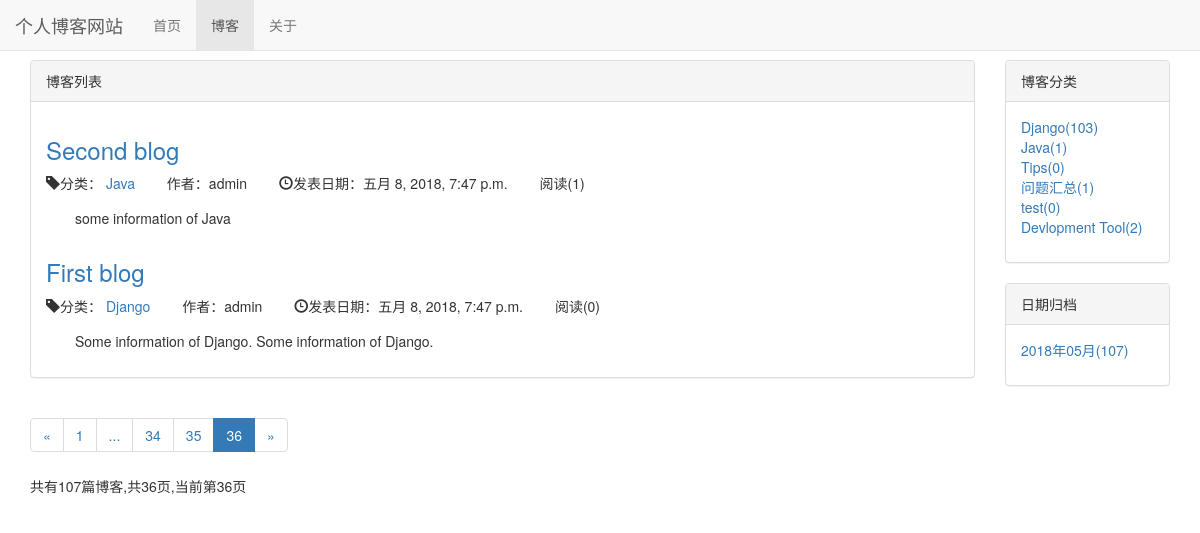
Page /blog/?page=36 on the earlier database version.
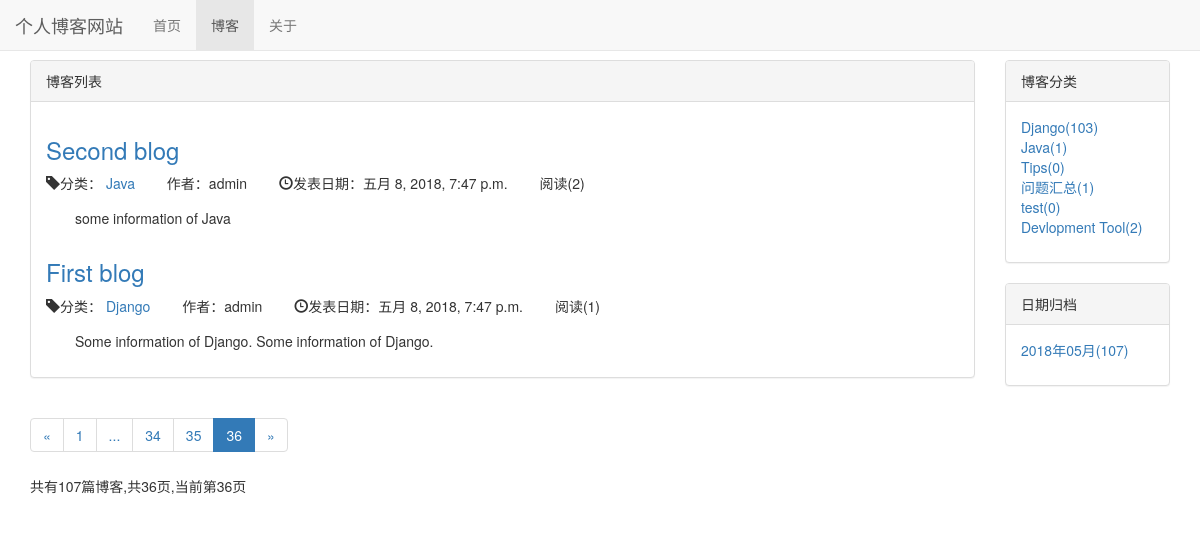
Same page on the later database version.
### blog/models.py (models this page shows, shortened)
class Blog(models.Model, ReadNumExpandMethod):
    title = models.CharField(max_length=30)
    blog_type = models.ForeignKey(BlogType, on_delete=models.DO_NOTHING)
    content = RichTextUploadingField()   # 富文本
    author = models.ForeignKey(User, on_delete=models.DO_NOTHING)
    read_details = GenericRelation(ReadDetail)  #反向关联对像 ReadDetail
    created_time = models.DateTimeField(auto_now_add=True)
    last_time = models.DateTimeField(auto_now=True)
    class Meta:
        ordering = ['-created_time']

class BlogType(models.Model):
    type_name = models.CharField(max_length=15)
    author = models.ForeignKey(User, on_delete=models.DO_NOTHING)
    created_time = models.DateTimeField(auto_now_add=True)
    last_time = models.DateTimeField(auto_now=True)
    def __str__(self):
        return self.type_name

### read_statistics/models.py (models this page shows)
class ReadNum(models.Model):
    read_num = models.IntegerField(default=0)
    content_type = models.ForeignKey(ContentType, on_delete=models.DO_NOTHING)
    object_id = models.PositiveIntegerField()
    content_object = GenericForeignKey('content_type', 'object_id')

### blog/views.py (the view)
# urls.py: path('', views.blog_list, name='blog_list'),
def blog_list(request):
    blogs_all_list = Blog.objects.all()
    context = get_blog_list_common_data(request, blogs_all_list)
    return render(request,'blog/blog_list.html', context)

### read_statistics/models.py (called while the page is built)
    def get_blog_read_num(self):
        try:
            content_type = ContentType.objects.get_for_model(self)
            readnum = ReadNum.objects.get(content_type=content_type, object_id=self.pk)
            return readnum.read_num
        except exceptions.ObjectDoesNotExist:
            return 0

### templates/blog/blog_list.html (shortened to what this page needs)
{% extends 'base.html' %}
{% load staticfiles %}
{% block nav_blog_active %}active{% endblock %}
{% block header_blog_list_extends %}
    <link rel="stylesheet" href="{% static 'blog_list.css' %}">
{% endblock %}
{% block content %}
    <div class="container">
        <div class="row">
            <div class="col-xs-12 col-sm-8 col-md-9 col-lg-10">
                <div class="panel panel-default">
                    <div class="panel-heading">
                        {% block blog_list_title %}博客列表
                        {% endblock %}
                    </div>
                    <div class="panel-body">
                        {% for blog in blogs %}
                            <div class="blog">
                                <h3><a href="{% url 'blog_detail' blog.pk %}">{{ blog.title }}</a></h3>
                                <ul class="blog-info-description">
                                    <li><span class="glyphicon glyphicon-tag"></span>分类：
                                        <a href="{% url 'blogs_with_type' blog.blog_type.pk %}">{{ blog.blog_type }}</a>
                                    </li>
                                    <li>作者：{{ blog.author }}</li>
                                    <li><span class="glyphicon glyphicon-time"></span>发表日期：{{ blog.created_time }}</li>
                                    <li>阅读({{ blog.get_blog_read_num }})</li>
                                </ul>
                                <div class="roundup">
                                    <p>{{ blog.content|safe|truncatechars_html:60 }}</p>
                                </div>
                            </div>
                        {% empty %}
                            <p>暂无博客，敬请期待！</p>
                        {% endfor %}
                    </div>
                </div>
                <div>
                    <ul class="pagination">
                        <li>
                            {% if page_of_blogs.has_previous %}
                                <a href="?page={{ page_of_blogs.previous_page_number }}" aria-label="Previous">
                                    <span aria-hidden="true">&laquo;</span>
                                </a>
                            {% else %}
                                <span aria-hidden="true">&laquo;</span>
                            {% endif %}
                        </li>
                        {% for page_num in page_range %}
                            {% ifequal page_num page_of_blogs.number %}
                                <li class="active"><span>{{ page_num}}</span></li>
                            {% else %}
                                {% ifequal page_num  '...' %}
                                    <li><span>{{ page_num}}</span></li>
                                {% else %}
                                    <li><a href="?page={{ page_num }}">{{ page_num}}</a></li>
                                {% endifequal %}
                            {% endifequal %}
                        {% endfor %}
                        <li>
                            {% if page_of_blogs.has_next %}
                                <a href="?page={{ page_of_blogs.next_page_number }}" aria-label="Next">
                                    <span aria-hidden="true">&raquo;</span>
                                </a>
                            {% else %}
                                <span aria-hidden="true">&raquo;</span>
                            {% endif %}
                        </li>
                    </ul>
                    <p>
                        <span>共有{{ page_of_blogs.paginator.count}}篇博客,共{{ page_of_blogs.paginator.num_pages }}页,当前第{{ page_of_blogs.number }}页</span>
                    </p>
                </div>
            </div>
            <div class="hidden-xs col-sm-4 col-md-3 col-lg-2">
                <div class="panel panel-default">
                    <div class="panel-heading">博客分类</div>
                    <div class="panel-body">
                        <ul class="list-unstyled">
                            {% for blog_type in blog_types %}
                                <li>
                                    <a href="{% url 'blogs_with_type' blog_type.pk %}">
                                        {{ blog_type.type_name }}({{ blog_type.blog_count }})</a>
                                </li>
                            {% empty %}
                                <li>暂无分类</li>
                            {% endfor %}
                        </ul>
                    </div>
                </div>
                <div class="panel panel-default">
                    <div class="panel-heading">日期归档</div>
                    <div class="panel-body">
                        <ul class="list-unstyled">
                            {% for blog_date, blog_count in blog_dates.items %}
                                <li>
                                    <a href="{%  url 'blogs_with_date' blog_date.year blog_date.month %}">
                                        {{ blog_date|date:"Y年m月" }}({{ blog_count }})
                                    </a>
                                </li>
                            {% empty %}
                                <li>暂无归档</li>
                            {% endfor %}
                        </ul>
                    </div>
                </div>
            </div>
        </div>
    </div>
{% endblock %}

### templates/base.html (shortened to what this page needs)
{% load staticfiles %}
<!DOCTYPE html>
<html lang="zh-CN">
<head>
    <link rel="stylesheet" href="{% static 'base.css' %}">
    <link rel="stylesheet" href="{% static 'bootstrap-3.3.7/css/bootstrap.min.css' %}">
    {% block header_blog_list_extends %}{% endblock %}
</head>
<body>
    <div class="navbar navbar-default navbar-fixed-top" role="navigation">
        <div class="container-fluid">
            <div class="navbar-header">
                <a class='navbar-brand' href="{% url 'home' %}">个人博客网站</a>
            </div>
            <div id="navbar-collapse" class="collapse navbar-collapse" >
                <ul class="nav navbar-nav">
                    <li class="{% block nav_home_active %}{% endblock %}">
                        <a href="{% url 'home' %}">首页</a>
                    </li>
                    <li class="{% block nav_blog_active %}{% endblock %}">
                        <a href="{% url 'blog_list' %}">博客</a>
                    </li>
                    <li class="{% block nav_about_active %}{% endblock %}">
                        <a href="{% url 'about' %}">关于</a></li>
                </ul>
            </div>
        </div>
    </div>
    {% block content %}{% endblock %}
</body>
</html>

### static/base.css (style rules this page uses)
* { margin: 0px; padding: 0px; }
body { margin-top: 60px!important; }

### static/blog_list.css (style rules this page uses)
ul.blog-info-description { list-style-type: none; margin-bottom: 1em; }
ul.blog-info-description li { display: inline-block; margin-right: 2em; }
div.roundup { margin-left: 2em; padding: 1px; }
div.blog { #background-color: #000; }

Differences in the rows shown:
changed through a linked row, Blog "Second blog": get_blog_read_num "1" → "2"
computed for Blog "First blog": get_blog_read_num "0" → "1"
